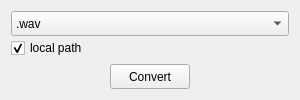
<?xml version="1.0" encoding="UTF-8"?>
<ui version="4.0">
 <class>AudioFormatDialogui</class>
 <widget class="QFrame" name="AudioFormatDialogui">
  <property name="geometry">
   <rect>
    <x>0</x>
    <y>0</y>
    <width>300</width>
    <height>100</height>
   </rect>
  </property>
  <property name="sizePolicy">
   <sizepolicy hsizetype="Minimum" vsizetype="Minimum">
    <horstretch>0</horstretch>
    <verstretch>0</verstretch>
   </sizepolicy>
  </property>
  <property name="minimumSize">
   <size>
    <width>300</width>
    <height>100</height>
   </size>
  </property>
  <property name="windowTitle">
   <string>Frame</string>
  </property>
  <layout class="QVBoxLayout" name="verticalLayout">
   <item>
    <layout class="QGridLayout" name="gridLayout_2">
     <property name="spacing">
      <number>5</number>
     </property>
     <item row="0" column="0">
      <widget class="QComboBox" name="comboBox">
       <property name="minimumSize">
        <size>
         <width>0</width>
         <height>25</height>
        </size>
       </property>
       <item>
        <property name="text">
         <string>.wav</string>
        </property>
       </item>
      </widget>
     </item>
     <item row="1" column="0">
      <widget class="QCheckBox" name="checkBox">
       <property name="text">
        <string>local path</string>
       </property>
       <property name="checked">
        <bool>true</bool>
       </property>
      </widget>
     </item>
    </layout>
   </item>
   <item>
    <layout class="QHBoxLayout" name="horizontalLayout_2">
     <property name="spacing">
      <number>5</number>
     </property>
     <item>
      <spacer name="horizontalSpacer">
       <property name="orientation">
        <enum>Qt::Horizontal</enum>
       </property>
       <property name="sizeHint" stdset="0">
        <size>
         <width>40</width>
         <height>20</height>
        </size>
       </property>
      </spacer>
     </item>
     <item>
      <widget class="QPushButton" name="pushButton">
       <property name="minimumSize">
        <size>
         <width>0</width>
         <height>25</height>
        </size>
       </property>
       <property name="text">
        <string>Convert</string>
       </property>
      </widget>
     </item>
     <item>
      <spacer name="horizontalSpacer_2">
       <property name="orientation">
        <enum>Qt::Horizontal</enum>
       </property>
       <property name="sizeHint" stdset="0">
        <size>
         <width>40</width>
         <height>20</height>
        </size>
       </property>
      </spacer>
     </item>
    </layout>
   </item>
  </layout>
 </widget>
 <resources/>
 <connections/>
</ui>
